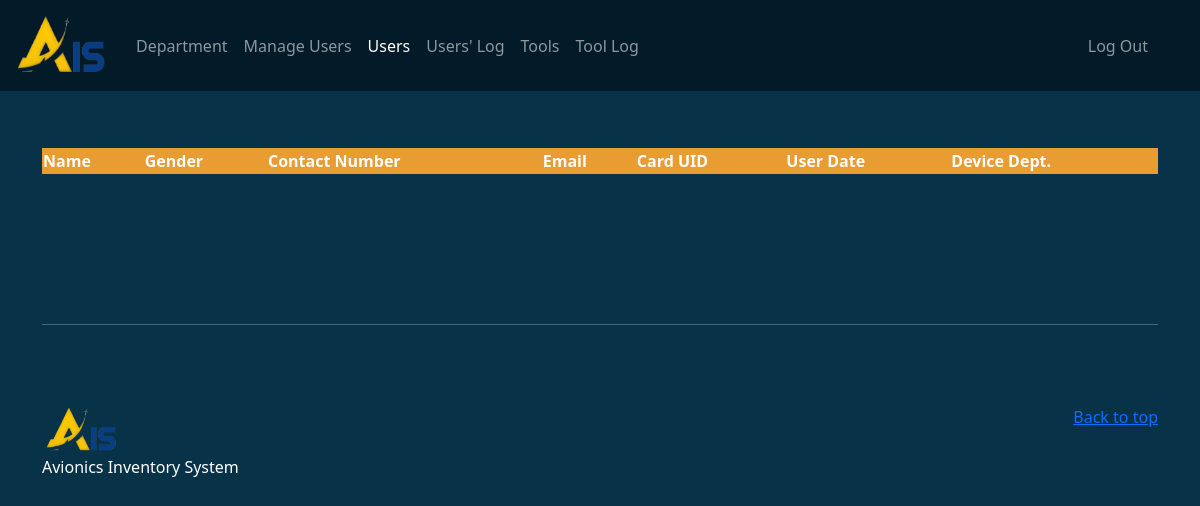
The app's page / (signed in), older data.
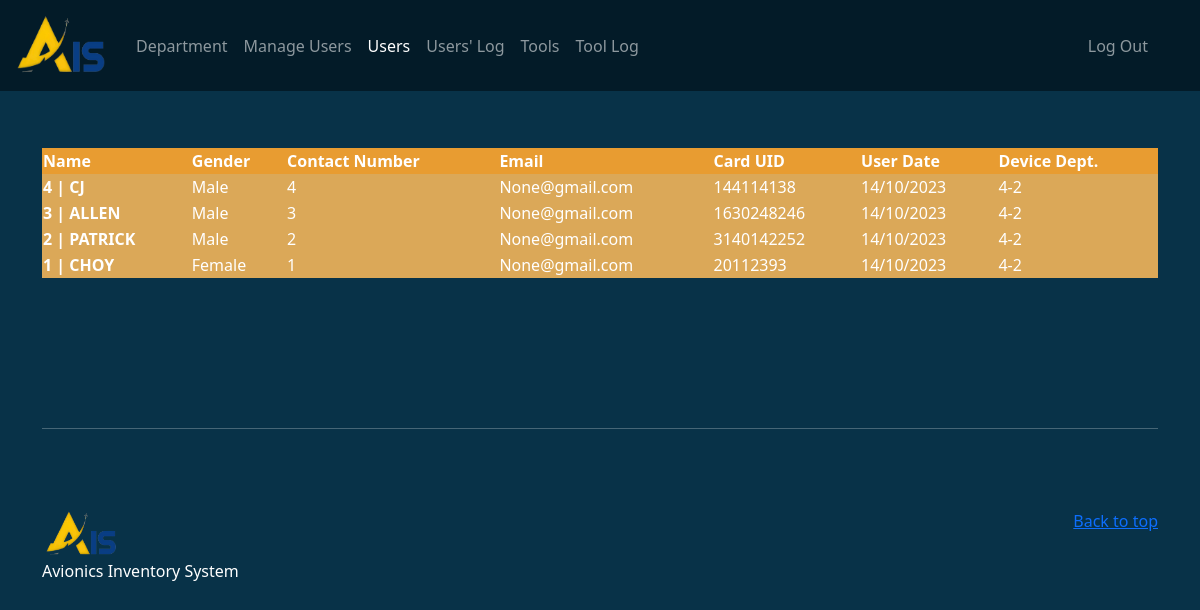
The same page, newer data.
### tables this page shows
CREATE TABLE `users` (
  `id` int(11) NOT NULL,
  `username` varchar(30) NOT NULL DEFAULT 'None',
  `serialnumber` double NOT NULL DEFAULT 0,
  `gender` varchar(10) NOT NULL DEFAULT 'None',
  `email` varchar(50) NOT NULL DEFAULT 'None',
  `card_uid` varchar(30) NOT NULL,
  `card_select` tinyint(1) NOT NULL DEFAULT 0,
  `user_date` date NOT NULL,
  `device_uid` varchar(20) NOT NULL DEFAULT '0',
  `device_dep` varchar(20) NOT NULL DEFAULT '0',
  `add_card` tinyint(1) NOT NULL DEFAULT 0,
  `itemhold` varchar(20) DEFAULT NULL
);

### index.php (the view, shortened to what this page needs)
<!doctype html>
<html lang="en">
<head>
  <link rel="stylesheet" href="./dist/css/jquery.dataTables.min.css">
  <link rel="stylesheet" href="./dist/css/buttons.dataTables.min.css">
  <link href="./css/bootstrap.min.css" rel="stylesheet">
  <link href="carousel.css" rel="stylesheet">
</head>
<body style='background-color:#083248'>
  <header  class='text-white'>
    <nav class="navbar navbar-expand-md navbar-dark fixed-top" style="background-color: #031b28">
      <div class="container-fluid">
      <a class="navbar-brand" href="dashboard.php"><img src="./AIS_YELLOW-removebg-preview.png" alt="" width='100px' height='65px'></a>
        <div class="collapse navbar-collapse" id="navbarCollapse">
          <ul class="navbar-nav me-auto mb-2 mb-md-0">
            <li class="nav-item active">
              <a class="nav-link" href="devices2.php" tabindex="-1">Department</a>
            </li>
            <li class="nav-item">
              <a class="nav-link" href="ManageUsers2.php">Manage Users</a>
            </li>
            <li class="nav-item">
              <a class="nav-link active" aria-current="page" href="">Users</a>
            </li>
            <li class="nav-item">
              <a class="nav-link" href="UsersLog2.php" tabindex="-1">Users' Log</a>
            </li>
            <li class="nav-item">
              <a class="nav-link" href="tool.php" tabindex="-1">Tools</a>
            </li>
            <li class="nav-item">
              <a class="nav-link" href="tool_log.php" tabindex="-1">Tool Log</a>
            </li>
          </ul>
        </div>
        <div class="d-flex">
        <div class="collapse navbar-collapse" id="navbarCollapse">
        <ul class="navbar-nav me-auto mb-2 mb-md-0">
            <li class="nav-item">
            <?php
            if (isset($_SESSION['Admin-name'])) {
              echo '<li type="" class="nav-item">';
              echo '<a class="nav-link" data-bs-toggle="modal" data-bs-target="#logout-account" >Log Out</a>';
              echo '</li>';
            } else {
              echo '<a href="login2.php">Log In</a>';
            }
            ?>
            </li>
          <ul>
        </div>
          </div>
      </div>
    </nav>
  </header>
  <main  class='text-white'>
    <div class="container marketing">
      <div class="row featurette" style='margin-top: 100px;'>
        <div class="col">
          <table id="example" class="display" style="width:100%" style='background: #dba858'>
            <thead style='background: #E89C31'>
                <tr>
                    <th>Name</th>
                    <th>Gender</th>
                    <th>Contact Number</th>
                    <th>Email</th>
                    <th>Card UID</th>
                    <th>User Date</th>
                    <th>Device Dept.</th>
                </tr>
            </thead>
            <tbody style='background: #dba858'>
            <?php
                require'connectDB.php';
                    $sql = "SELECT * FROM users WHERE add_card=1 ORDER BY id DESC";
                    $result = mysqli_stmt_init($conn);
                    if (!mysqli_stmt_prepare($result, $sql)) {
                        echo '<p class="error">SQL Error</p>';
                    }
                    else{
                        mysqli_stmt_execute($result);
                        $resultl = mysqli_stmt_get_result($result);
                    if (mysqli_num_rows($resultl) > 0){
                        while ($row = mysqli_fetch_assoc($resultl)){
                ?>
                            <TR>
                            <TD><b><?php echo $row['id']; echo" | "; echo $row['username'];?></b></TD>
                            <TD><?php echo $row['gender'];?></TD>
                            <TD><?php echo $row['serialnumber'];?></TD>
                            <TD><?php echo $row['email'];?></TD>
                            <TD><?php echo $row['card_uid'];?></TD>
                            <TD ><?php echo date('d/m/Y',strtotime($row['user_date']));?></TD>
                            <TD><?php echo $row['device_dep'];?></TD>
                            </TR>
                <?php
                        }
                    }
                }
                ?>
            </tbody>
        </table>
        </div>
      </div>
      <hr class="featurette-divider" style='margin-top: 150px;'>
    </div>
    <footer class="container">
      <p class="float-end"><a href="#">Back to top</a></p>
      <img src="./AIS_YELLOW-removebg-preview.png" alt="" width='80px' height='50px'>
      <p>Avionics Inventory System </p>
    </footer>
  </main>
</body>
</html>

Row changes from the older to the newer data that the page shows:
added users: id "4", username "CJ", gender "Male", serialnumber "4", email "None@gmail.com", card_uid "144114138", user_date "14/10/2023", device_dep "4-2"
added users: id "3", username "ALLEN", gender "Male", serialnumber "3", email "None@gmail.com", card_uid "1630248246", user_date "14/10/2023", device_dep "4-2"
added users: id "2", username "PATRICK", gender "Male", serialnumber "2", email "None@gmail.com", card_uid "3140142252", user_date "14/10/2023", device_dep "4-2"
added users: id "1", username "CHOY", gender "Female", serialnumber "1", email "None@gmail.com", card_uid "20112393", user_date "14/10/2023", device_dep "4-2"
